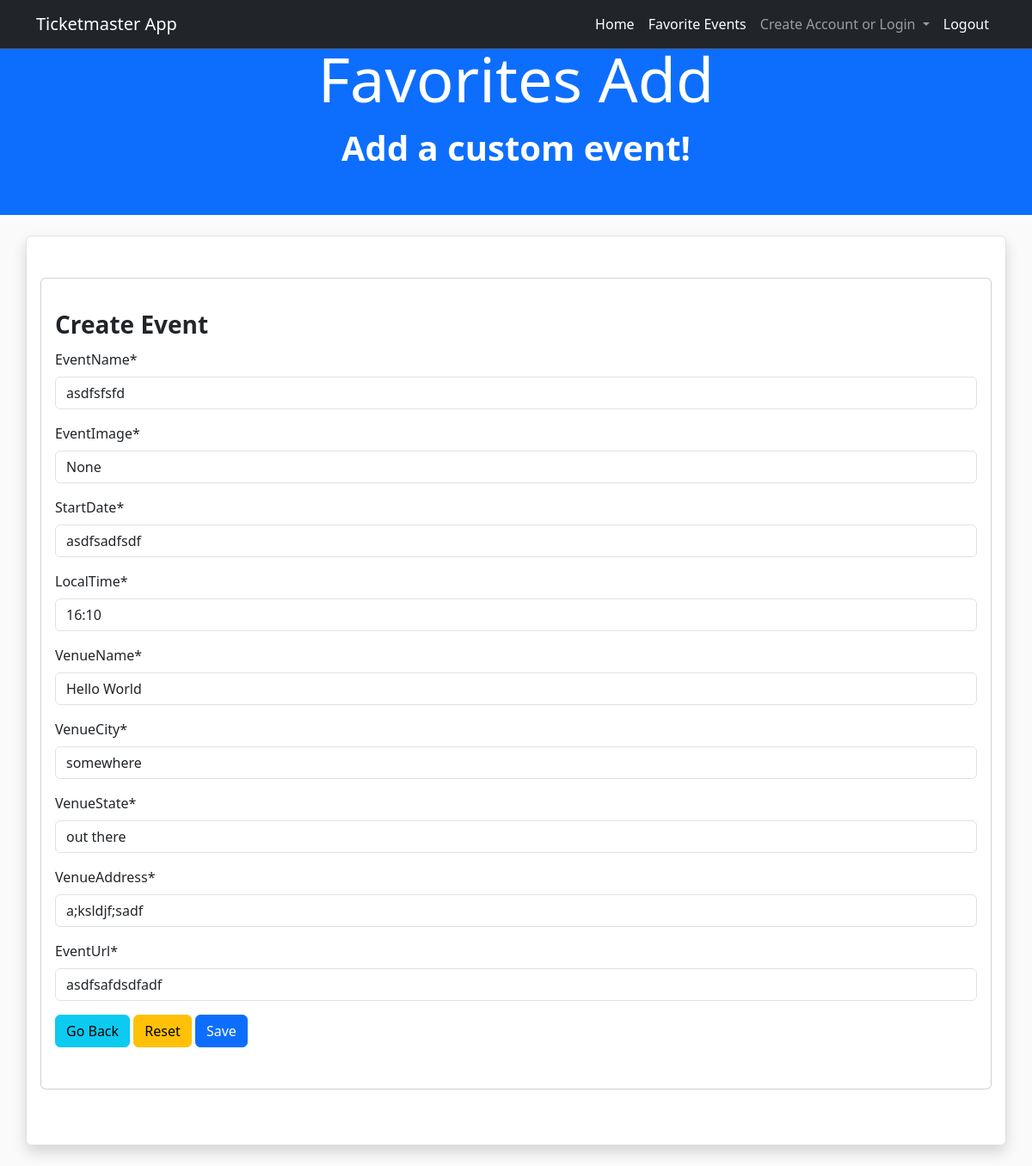
The page /ticketmaster/update/6 (signed in) on the database its author committed.
### ticketmaster/models.py (models this page shows)
class Favorites_Library(models.Model):
    accountUser = models.CharField(max_length=60)
    eventName = models.CharField(max_length=60)
    eventImage = models.CharField(max_length=120)
    startDate = models.CharField(max_length=60)
    localTime = models.CharField(max_length=60)
    venueName = models.CharField(max_length=60)
    venueCity = models.CharField(max_length=60)
    venueState = models.CharField(max_length=60)
    venueAddress = models.CharField(max_length=60)
    eventUrl = models.CharField(max_length=120)

### ticketmaster/views.py (the view)
# urls.py: path('update/<int:event_id>',views.update_favorite,name="ticketmaster-update-favorite"),
@login_required(login_url='/login/1/')
def update_favorite(request, event_id):
    favorite = Favorites_Library.objects.get(id=event_id)
    form = Favorites_Library_Form(request.POST or None, instance=favorite)
    if form.is_valid():
        form.save()
        return redirect('ticketmaster-favorites')
    return render(request, 'ticketmaster/favorite-form.html', {'form': form})

### ticketmaster/forms.py
class Favorites_Library_Form(forms.ModelForm):
    class Meta:
        model = Favorites_Library
        exclude = ('accountUser',)

### templates/ticketmaster/favorite-form.html (shortened to what this page needs)
{% extends 'ticketmaster/base.html' %}
{% load crispy_forms_tags %}
{% block body %}
    <nav class="navbar navbar-expand-lg navbar-dark bg-dark border-bottom border-body fixed-top justify-content-center "
         data-bs-theme="dark">
        <div class="container">
            <a class="navbar-brand" href="#">Ticketmaster App</a>
            <div class="collapse navbar-collapse" id="navbarSupportedContent">
                <ul class="nav navbar-nav ms-auto w-100 justify-content-end">
                    <li class="nav-item">
                        <a class="nav-link active" aria-current="page" href="{% url 'ticketmaster-index' %}">Home</a>
                    </li>
                    <li class="nav-item dropdown">
                    <li class="nav-item">
                        <a class="nav-link active" aria-current="page" href="{% url 'ticketmaster-favorites' %}"
                           method="GoTo">Favorite Events</a>
                    </li>
                    <a class="nav-link dropdown-toggle" href="#" id="navbarDropdown" role="button"
                       data-bs-toggle="dropdown" aria-expanded="false">
                        Create Account or Login
                    </a>
                    <li class="nav-item">
                        <a class="nav-link active" aria-current="page" href="{% url 'logout' %}"
                           method="logout">Logout</a>
                    </li>
                    </li>
                </ul>
            </div>
        </div>
    </nav>
    <div class="container-fluid bg-primary text-center ">
        <div class="row align-items-center justify-content-center text-white ">
            <div class="col-12 ">
                <h1 class="display-2 mt-5">Favorites Add</h1>
            </div>
            <div class="col-12">
                <p class="fw-bold fs-1 mb-5">Add a custom event!</p>
            </div>
        </div>
    </div>
    <div class="container py-5 px-3 my-4 shadow border border-1 rounded bg-white">
        <div class="card mb-3 mx-0">
             <div class="row g-0 ">
                     <div class="card-body">
                             <div class="row my-3">
                                <p class="fw-bold fs-3 mb-2">Create Event</p>
                                <form method="post" action="">
                                    {{ form|crispy }}
                                    <div class="my-3">
                                        <a href="{% url 'ticketmaster-favorites' %}" class="btn btn-info"> Go Back</a>
                                        <button type="reset" class="btn btn-warning">Reset</button>
                                        <button type="submit" class="btn btn-primary">Save</button>
                                    </div>
                                </form>
                            </div>
                    </div>
             </div>
        </div>
    </div>
{% endblock %}

### static/css/ticketmaster-styles.css (style rules this page uses)
body { background-color: #fafafa; }

### rows shown on the page
Favorites_Library: eventName "asdfsfsfd", eventImage "None", startDate "asdfsadfsdf", localTime "16:10", venueName "Hello World", venueCity "somewhere", venueState "out there", venueAddress "a;ksldjf;sadf", eventUrl "asdfsafdsdfadf"
